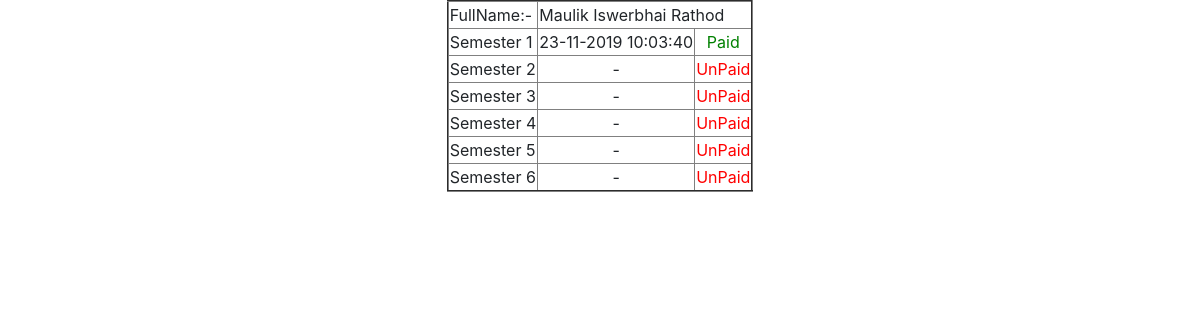
Screenshot of /paystatus-student.php?id=2 with the database file from the repository.
### tables this page shows
CREATE TABLE `student` (
  `StudId` int(11) NOT NULL auto_increment,
  `EnrollMent` varchar(12) NOT NULL,
  `Firstname` varchar(20) NOT NULL,
  `Middlename` varchar(20) NOT NULL,
  `Lastname` varchar(20) NOT NULL,
  `Mailid` varchar(30) NOT NULL,
  `Mobileno` varchar(10) NOT NULL,
  `Address` varchar(50) NOT NULL,
  `SemId` int(11) NOT NULL,
  `Dob` varchar(10) NOT NULL,
  `Gender` varchar(1) NOT NULL,
  `Course` varchar(30) NOT NULL,
  `YearOfAdd` varchar(4) NOT NULL,
  `Image` varchar(100) NOT NULL,
  `Username` varchar(20) NOT NULL,
  `Password` varchar(30) NOT NULL,
  PRIMARY KEY  (`StudId`)
);

CREATE TABLE `semester` (
  `SemId` int(11) NOT NULL auto_increment,
  `SemName` varchar(10) NOT NULL,
  `DegId` int(20) NOT NULL,
  `FEES` int(11) NOT NULL,
  PRIMARY KEY  (`SemId`),
  KEY `DegId` (`DegId`)
);

CREATE TABLE `payment` (
  `PayId` int(11) NOT NULL auto_increment,
  `StudId` int(11) NOT NULL,
  `SemId` int(11) default NULL,
  `Date` varchar(30) default NULL,
  `paymentid` varchar(20) default NULL,
  PRIMARY KEY  (`PayId`),
  KEY `StudId` (`StudId`)
);

### paystatus-student.php (the view, shortened to what this page needs)
<!DOCTYPE HTML>
<html>
<head>
  	<link rel="stylesheet" href="https://maxcdn.bootstrapcdn.com/bootstrap/4.4.1/css/bootstrap.min.css">
    <link rel="stylesheet" href="css/sweetalert.css">
    <link rel="stylesheet" href="css/backend.css">
</head>
<body>
<?php
  $id=$_REQUEST["id"];
  $qry="select * from student where StudId='$id'";
  $res=mysql_query($qry);
  $data=mysql_fetch_assoc($res);
  ?>
<center>
  <table border="2">
  <tr>
  <td>FullName:-</td><td colspan="2"><?php echo $data['Firstname'].'&nbsp;'.$data['Middlename'].'&nbsp;'.$data['Lastname'] ?></td></tr>
  <?php
  $select1="select * from  degree where DegName='".$data['Course']."'";
  $res1=mysql_query($select1);
  $data1=mysql_fetch_assoc($res1);
  $select2="select * from  semester where DegId=".$data1['DegId'];
  $res2=mysql_query($select2);
  while($data2=mysql_fetch_assoc($res2))
  {
    echo "<tr><td>".$data2['SemName']."</td>";
    $qry="select * from payment where StudId=".$data['StudId']." and SemId=".$data2['SemId'];
    $res3=mysql_query($qry);
    if($data3=mysql_fetch_assoc($res3))
    {
      echo "<td align='center'>".$data3['Date']."</td>";
      echo "<td align='center'><font color='Green'>Paid</font></td>";
    }
    else
    {
      echo "<td align='center'>-</td>";
      echo "<td align='center'><font color='Red'>UnPaid</font></td>";
    }
    echo "</tr>";
  }
  ?>
  </table>
</center>
</body>
</html>

### rows the page displays
student: Firstname "Maulik", Middlename "Iswerbhai", Lastname "Rathod"
semester: SemName "Semester 1", payment.Date "23-11-2019 10:03:40"
semester: SemName "Semester 2", shows "UnPaid"
semester: SemName "Semester 3", shows "UnPaid"
semester: SemName "Semester 4", shows "UnPaid"
semester: SemName "Semester 5", shows "UnPaid"
semester: SemName "Semester 6", shows "UnPaid"
